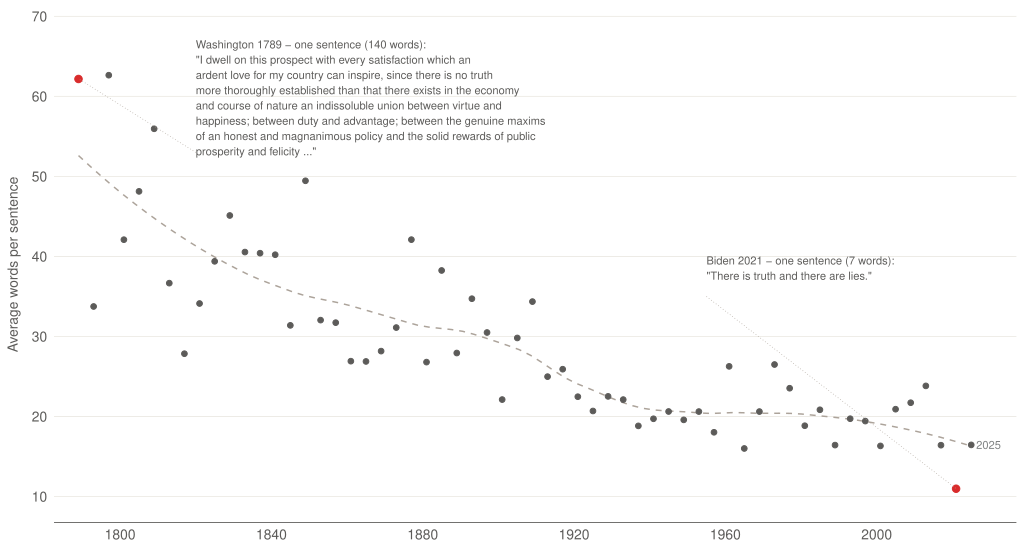

R code for this plot:
# Task 9 v7 — sentence length over 235 years of US inaugural addresses,
# with the extreme sentences quoted on the chart.
#
# v7 vs v6: chart-type pivot back to the v4 sentence-length scatter, with
# the v5/v6 lesson applied (a chart for the "visualisation of textual
# data" task should put text on the chart). Two real sentences from the
# corpus are quoted inline:
#   * Washington 1789's longest sentence (140 words) — the Latinate
#     periodic-prose extreme.
#   * Biden 2021 ("There is truth and there are lies.", 7 words) — the
#     declarative-aphoristic modern extreme.
# The visible *length* of each quoted block on the chart is itself a
# secondary encoding: the Washington quote takes many lines, Biden's
# takes one, mirroring the y-axis values their dots sit on.
#
# Why a third chart-type pivot is defensible:
#   - v1-v4 (sentence-length scatter): the chart told a strong story but
#     visually didn't read as "text data."
#   - v5 (6-panel lexical dispersion): five of six panels failed
#     preattentive reading (lecture 06 mistake #8, nothingburger risk).
#   - v6 (focused God dispersion): single-finding story, narrower than
#     "the evolution of presidential English."
#   - v7 returns to v4's broader story (language as such) and ADDS the
#     text-on-the-chart lesson from v5/v6: real sentences from the corpus
#     are quoted at the chart's two extreme data points. The iteration
#     arc reads: tried this → tried that → learned from both → settled.
#
# Data: same as v1-v6 — `data/task_09/inaugural_addresses.csv`,
# built from the `quanteda` corpus `data_corpus_inaugural`.

setwd("/Users/alexanderweber/Documents/hsg/6_semester/data_visualization_with_ai")

suppressPackageStartupMessages({
  library(dplyr)
  library(readr)
  library(ggplot2)
  library(quanteda)
})

source("design_system.R")
chart_family <- ""

raw  <- read_csv("data/task_09/inaugural_addresses.csv",
                 show_col_types = FALSE)
corp <- corpus(raw, text_field = "text", docid_field = "year")
sents <- corpus_reshape(corp, to = "sentences")
sent_toks <- tokens(sents, remove_punct = TRUE, remove_symbols = TRUE)
sent_lens <- ntoken(sent_toks)

# Average words per sentence per inaugural. `corpus_reshape` strips the
# docid (year) from the docvars, so recover it from the docname prefix
# ("1789.1", "1789.2", ...).
sent_year <- as.integer(sub("\\..*$", "", docnames(sents)))

wps <- tibble(year = sent_year,
              len  = as.integer(sent_lens)) %>%
  group_by(year) %>%
  summarise(wps = mean(len), .groups = "drop") %>%
  arrange(year)

# Two highlighted dots: Washington 1789 (62.2 wps) and Biden 2021 (11.0).
anchors <- wps %>% filter(year %in% c(1789, 2021))

# Endpoint label for 2025 (no quote, just a low-emphasis marker so the
# series visibly ends today).
endpoint_2025 <- wps %>% filter(year == 2025)

# Quoted-sentence text blocks. Each block is one annotate("text") call;
# multi-line text is wrapped manually with \n at sensible breakpoints.
wash_block <- paste(
  "Washington 1789 — one sentence (140 words):",
  "“I dwell on this prospect with every satisfaction which an",
  "ardent love for my country can inspire, since there is no truth",
  "more thoroughly established than that there exists in the economy",
  "and course of nature an indissoluble union between virtue and",
  "happiness; between duty and advantage; between the genuine maxims",
  "of an honest and magnanimous policy and the solid rewards of public",
  "prosperity and felicity …”",
  sep = "\n"
)

biden_block <- paste(
  "Biden 2021 — one sentence (7 words):",
  "“There is truth and there are lies.”",
  sep = "\n"
)

# Anchor positions for the text blocks + leader lines to the dots.
# Washington quote sits in the upper-right empty quadrant; Biden quote
# sits in the middle-right empty quadrant.
text_anchors <- tibble::tribble(
  ~role,        ~x_text,             ~y_text, ~x_pt,                ~y_pt,
  "washington", as.Date("1820-01-01"),  53,    as.Date("1789-01-01"), 62.2,
  "biden",      as.Date("1955-01-01"),  35,    as.Date("2021-01-01"), 11.0
) %>%
  mutate(year_text = as.integer(format(x_text, "%Y")),
         year_pt   = as.integer(format(x_pt,   "%Y")))

# Build the plot.
p <- ggplot(wps, aes(x = year, y = wps)) +
  geom_smooth(method = "loess", span = 0.55, se = FALSE,
              color = pg_palette$dark_quartz,
              linewidth = 0.5, linetype = "dashed") +
  geom_point(color = pg_palette$alloy, size = 1.6) +
  # Highlighted extreme dots get a slightly bolder treatment.
  geom_point(data = anchors, aes(x = year, y = wps),
             color = pg_palette$heritage_red, size = 2.2) +
  # 2025 endpoint label.
  geom_text(data = endpoint_2025, aes(x = year, y = wps, label = "2025"),
            family = chart_family, size = 2.8,
            color = pg_palette$dark_stone,
            hjust = -0.2, vjust = 0.5) +
  # Leader segments from each text block to its anchor dot.
  geom_segment(data = text_anchors,
               aes(x = year_text, y = y_text, xend = year_pt, yend = y_pt),
               color = pg_palette$dark_quartz, linewidth = 0.25,
               linetype = "dotted",
               inherit.aes = FALSE) +
  # Washington quote block.
  annotate("text",
           x = 1820, y = 67,
           label = wash_block,
           family = chart_family, size = 2.8,
           color = pg_palette$alloy,
           hjust = 0, vjust = 1, lineheight = 1.15) +
  # Biden quote block.
  annotate("text",
           x = 1955, y = 40,
           label = biden_block,
           family = chart_family, size = 2.8,
           color = pg_palette$alloy,
           hjust = 0, vjust = 1, lineheight = 1.15) +
  scale_x_continuous(breaks = seq(1800, 2020, 40),
                     limits = c(1785, 2032),
                     expand = expansion(mult = c(0.01, 0.02))) +
  scale_y_continuous(breaks = seq(10, 70, 10),
                     limits = c(8, 70),
                     expand = expansion(mult = c(0.02, 0.02))) +
  labs(x = NULL, y = "Average words per sentence") +
  theme_pg(base_family = chart_family) +
  theme(
    panel.grid.major.y = element_line(color = pg_palette$light_quartz,
                                      linewidth = 0.3),
    panel.grid.minor   = element_blank(),
    axis.title.y       = element_text(size = 10, color = pg_palette$alloy,
                                      margin = margin(r = 8))
  )

out_pdf <- "iterations/task_09/v7/inaugural_sentence_length_v7.pdf"
ggsave(out_pdf, p, width = 26, height = 14, units = "cm", device = "pdf")
cat("Saved:", out_pdf, "\n")
cat("Washington 1789 avg wps:", round(wps$wps[wps$year == 1789], 1), "\n")
cat("Biden 2021 avg wps:    ", round(wps$wps[wps$year == 2021], 1), "\n")
cat("Trump 2025 avg wps:    ", round(wps$wps[wps$year == 2025], 1), "\n")
